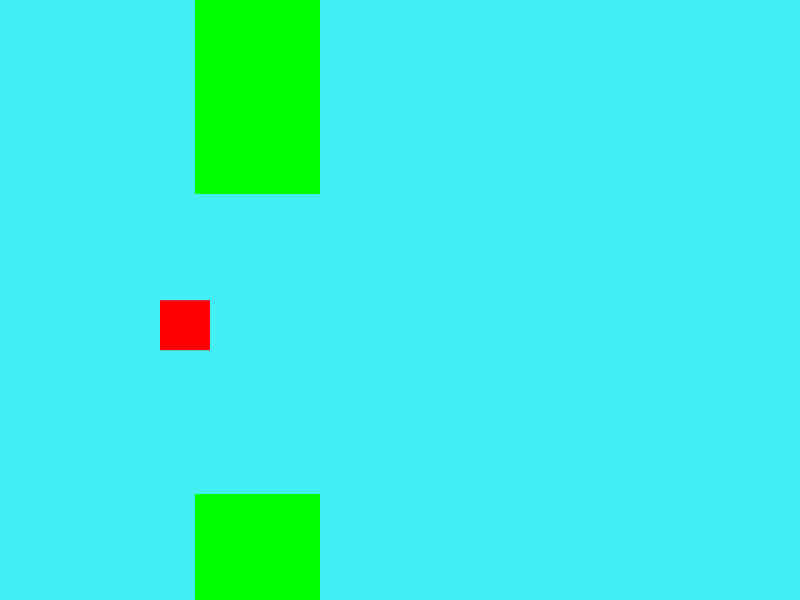
Frame 1 (no input)
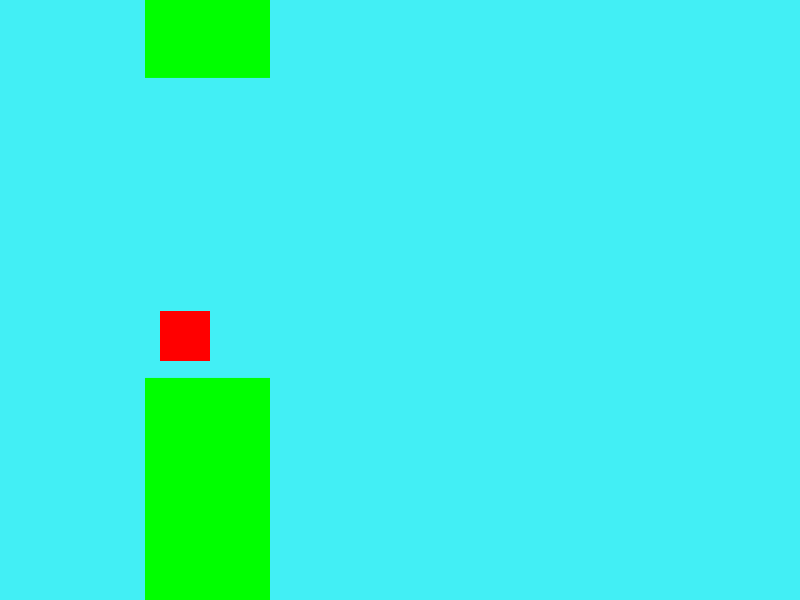
Frame 60 (the mouse pressed at the canvas centre just before this capture)
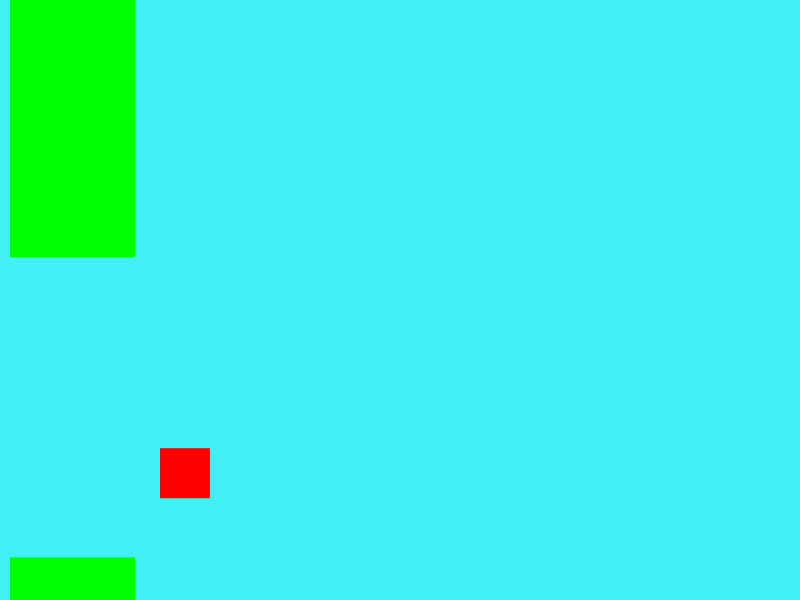
Frame 120 (the mouse held since frame 60 and released just before this capture)

The Processing sketch that drew these frames (run headless with seeded random() and noise(); from frame 60 on, the mouse is pressed at the canvas centre):

// Processing sketch: Flappy_Bird
// ── Flappy_Bird.pde
Bird bird;
ArrayList<Pillar> pillars;

float lastX;
float xDistance = 700;
float yDistance = 300;

void setup() {
  lastX = 200;
  size(800, 600);
  bird = new Bird(new PVector(width/5, height/2), 50, 50); 
  pillars = new ArrayList<Pillar>();
  addPillar();
}


void draw() {
  background(66, 239, 245);

  bird.move();
  bird.getGroundCol();
  bird.show();

  for (int i = 0; i < pillars.size(); i++) {
    Pillar p = pillars.get(i);
    
    p.update();
    
    if(p.outOfRange()){
      pillars.remove(i);
    }
    
    p.show();

    if (p.getCollsion(bird.getPos(), bird.getWidthHeight().x, bird.getWidthHeight().y)) {
      setup();
    }
  }
  
  if(frameCount % 50 == 0){
    addPillar();
  }
}

void addPillar() {
  pillars.add(new Pillar(lastX, random(yDistance, height), yDistance, 5, 125));
  lastX += xDistance;
}

void keyPressed() {
  if (key == ' ') {
    bird.jump(-8);
  }
}

// ── Bird.pde
class Bird {
  PVector pos;
  float vel;
  float gravAcc = 0.2;
  float w;
  float h;

  Bird(PVector pos, float w, float h) {
    this.pos = pos;
    this.w = w;
    this.h = h;
  }

  void move() {
    vel += gravAcc;

    pos.y += vel;
  }

  void jump(float force) {
    vel = force;
  }

  PVector getPos() {
    return pos;
  }
  
  PVector getWidthHeight(){
    return new PVector(w, h);
  }
  
  void getGroundCol(){
    if(pos.y > height - h){
      setup();
    }
    
    if(pos.y < 0){
      vel = 0;
    }
  }
  
  void show() {
    noStroke();
    fill(255, 0, 0);
    rect(pos.x, pos.y, w, h);
  }
}

// ── Pillar.pde
class Pillar{
  float x;
  float y;
  float yDist;
  float xSpeed; 
  float w;
  
  Pillar(float x, float y, float yDist, float xSpeed, float w){
    this.x = x;
    this.y = y;
    this.yDist = yDist;
    this.xSpeed = xSpeed;
    this.w = w;
  }
  
  void update(){
    x -= xSpeed;
  }
  
  void show(){
    noStroke();
    fill(0, 255, 0);
    rect(x, y, w, height - y);
    rect(x, 0, w, y - yDist); 
  }
  
  boolean getCollsion(PVector pos, float w, float h){
    //bottom
    if(pos.x > x - w && pos.x < x + this.w && pos.y > y - h && pos.y < y + (height - y)){
      return true;
    }
    
    if(pos.x > x - w && pos.x < x + this.w && pos.y > 0 && pos.y < y - yDist){
      return true;
    }
    
    return false;
  }
  
  boolean outOfRange(){
    if(x < -w){
      return true;
    }
    return false;
  }
}
